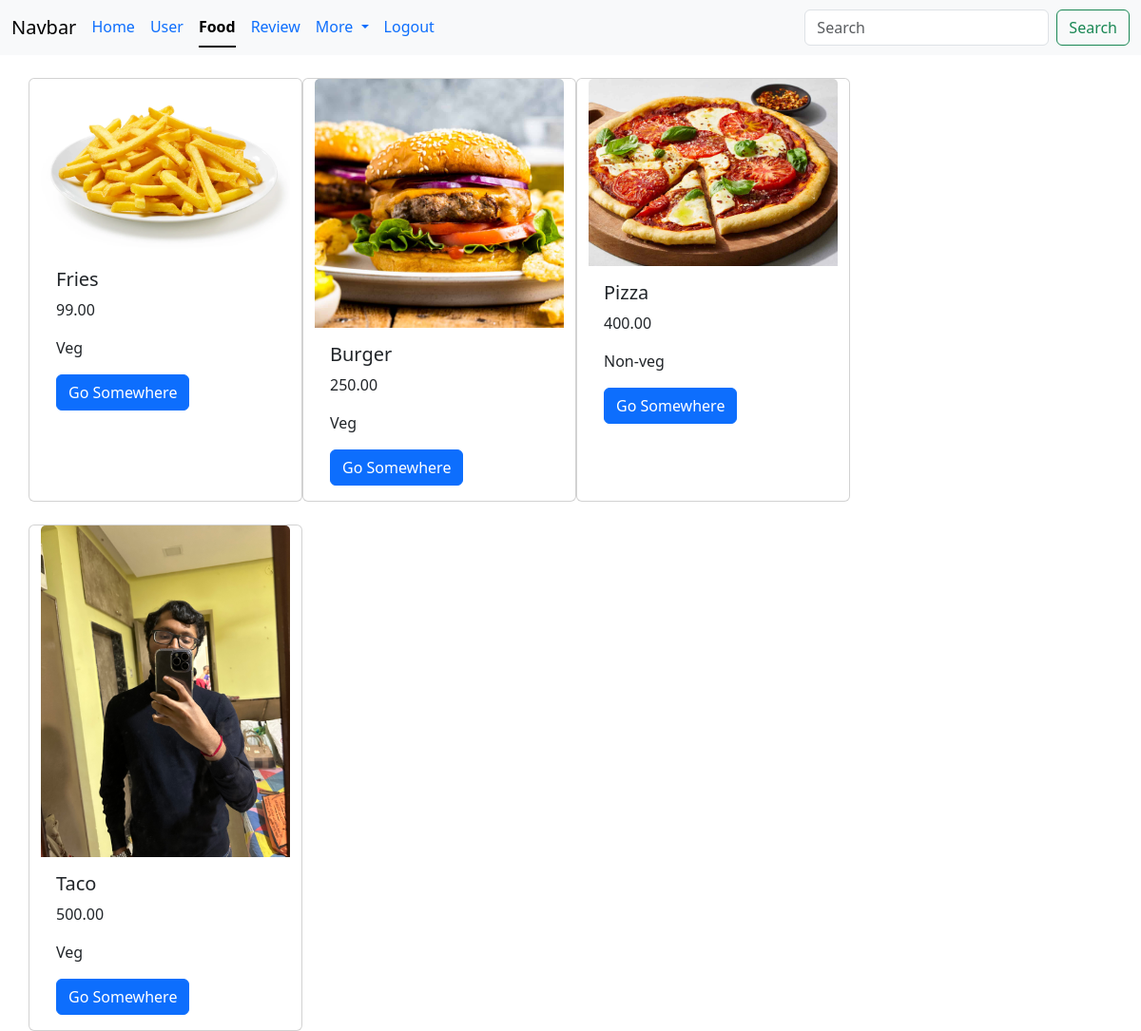
Screenshot of /food/ with the database file from the repository.
### app/models.py (models this page shows)
class fooditem(models.Model):
    foodname = models.CharField(max_length=300)
    picture = models.ImageField()
    foodprice = models.DecimalField(max_digits=10, decimal_places=2)
    foodtype = models.CharField(max_length=300)

### app/views.py (the view)
# urls.py: path('food/',views.FoodPageView.as_view(),name='food'),
class FoodPageView(ListView):
    model = fooditem
    template_name = 'food.html'

### app/templates/food.html (shortened to what this page needs)
<!DOCTYPE html>
<html lang="en">
<head>
    <link href="https://cdn.jsdelivr.net/npm/bootstrap@5.3.2/dist/css/bootstrap.min.css" rel="stylesheet">
</head>
<body>
    <nav class="navbar navbar-expand-lg bg-body-tertiary">
        <div class="container-fluid">
          <a class="navbar-brand" href="#">Navbar</a>
          <div class="collapse navbar-collapse" id="navbarSupportedContent">
            <ul class="nav nav-underline me-auto mb-2 mb-lg-0">
              <li class="nav-item">
                <a class="nav-link" aria-current="page" href="{% url 'home' %}">Home</a>
              </li>
              <li class="nav-item">
                <a class="nav-link" href="{% url 'user' %}">User</a>
              </li>
              <li class="nav-item">
                <a class="nav-link active" href="{% url 'food' %}">Food</a>
              </li>
              <li class="nav-item">
                <a class="nav-link" href="{% url 'review' %}">Review</a>
              </li>
              <li class="nav-item dropdown">
                <a class="nav-link dropdown-toggle" href="#" role="button" data-bs-toggle="dropdown" aria-expanded="false">
                  More
                </a>
              </li>
              <li class="nav-item">
                <a class="nav-link" href="{% url 'logout' %}">Logout</a>
              </li>
            </ul>
            <form class="d-flex" role="search" action="{%url 'searchf' %}" method="get">
              <input class="form-control me-2" type="search" placeholder="Search" aria-label="Search" name="q">
              <button class="btn btn-outline-success" type="submit">Search</button>
            </form>
          </div>
        </div>
      </nav><br>
    <div class="container">
    <div class="row row-cols-1 row-cols-md-3 g-4">
            {% for i in object_list %}
                <div class="card" style="width: 18rem;">
                    <img src="{{i.picture.url}}" class="card-img-top" alt="...">
                    <div class="card-body">
                        <h5 class="card-title">{{i.foodname}}</h5>
                        <p class="card-text">{{i.foodprice}}</p>
                        <p class="card-text">{{i.foodtype}}</p>
                        <a href="#" class="btn btn-primary">Go Somewhere</a>
                    </div>
                </div>
            {% endfor %}
            </div>
    </div>
</body>
</html>

### rows the page displays
fooditem: picture (picture), foodname "Fries", foodprice "99.00", foodtype "Veg"
fooditem: picture (picture), foodname "Burger", foodprice "250.00", foodtype "Veg"
fooditem: picture (picture), foodname "Pizza", foodprice "400.00", foodtype "Non-veg"
fooditem: picture (picture), foodname "Taco", foodprice "500.00", foodtype "Veg"
